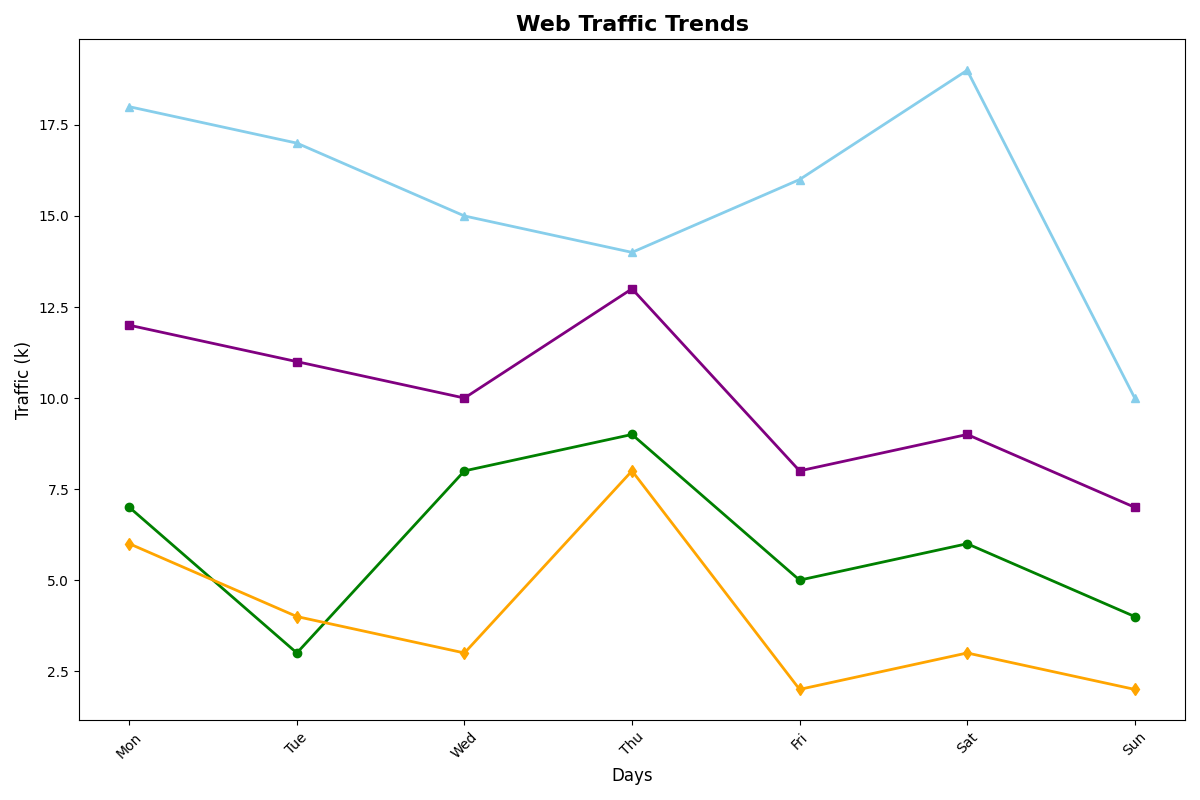

Source code (Python):
import matplotlib.pyplot as plt

days = ['Mon', 'Tue', 'Wed', 'Thu', 'Fri', 'Sat', 'Sun']

# Altered data values within each time period
morning_traffic = [7, 3, 8, 9, 5, 6, 4]
afternoon_traffic = [12, 11, 10, 13, 8, 9, 7]
evening_traffic = [18, 17, 15, 14, 16, 19, 10]
night_traffic = [6, 4, 3, 8, 2, 3, 2]

fig, ax = plt.subplots(figsize=(12, 8))

# Plotting the shuffled data colors
ax.plot(days, morning_traffic, color='green', marker='o', linewidth=2)
ax.plot(days, afternoon_traffic, color='purple', marker='s', linewidth=2)
ax.plot(days, evening_traffic, color='skyblue', marker='^', linewidth=2)
ax.plot(days, night_traffic, color='orange', marker='d', linewidth=2)

# Adding labels
ax.set_xlabel('Days', fontsize=12)
ax.set_ylabel('Traffic (k)', fontsize=12)
ax.set_title('Web Traffic Trends', fontsize=16, fontweight='bold')

# Rotating x-axis labels
plt.xticks(rotation=45)

plt.tight_layout()

plt.show()
